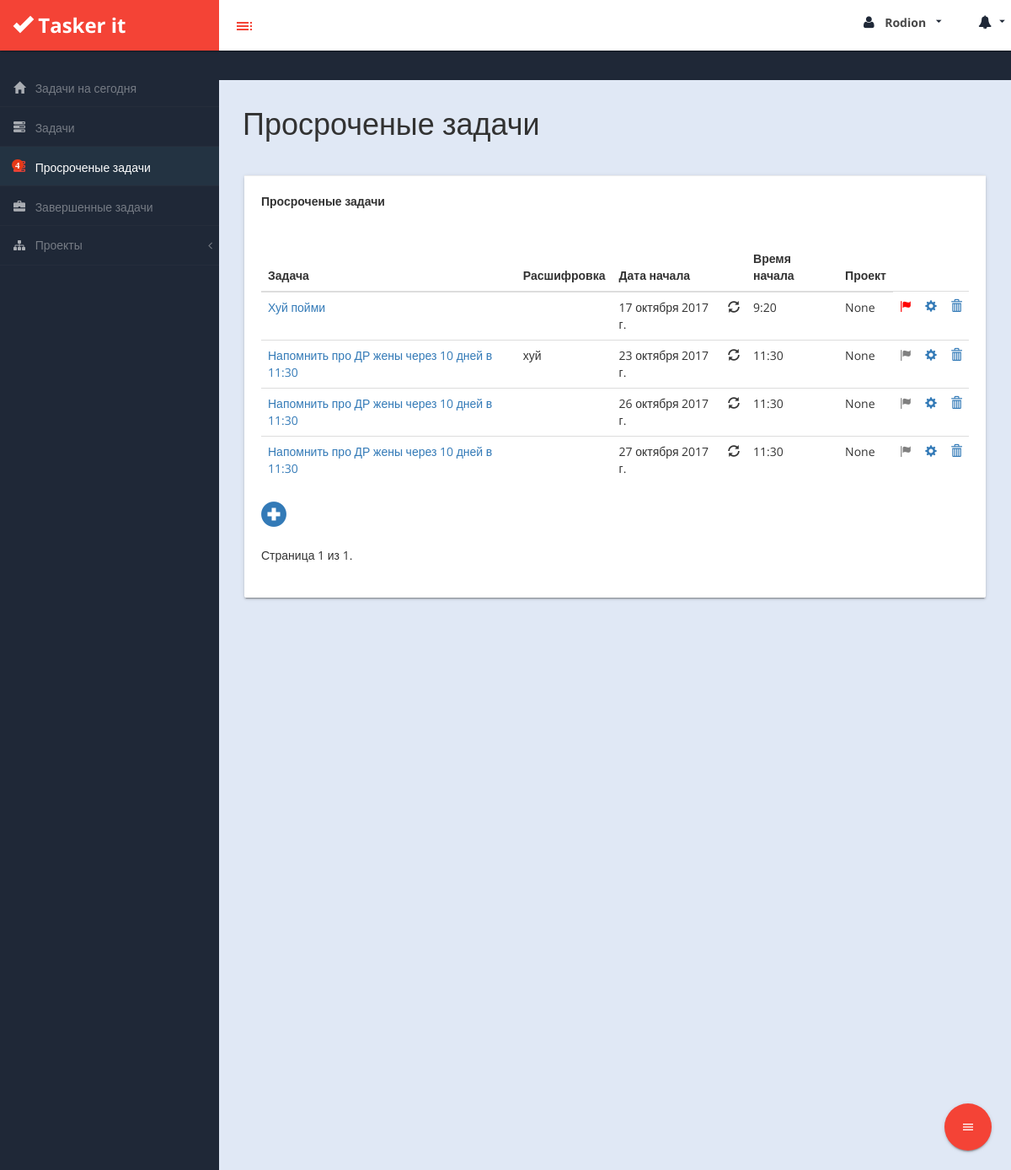
The page /task_overdue/ (signed in) on the database its author committed.
### JtdiTASKS/models.py (models this page shows, shortened)
class Task(models.Model):
    PRIORITY_1 = '1'
    PRIORITY_2 = '2'
    PRIORITY_3 = '3'
    PRIORITY_4 = '4'
    PRIORITY_CHOISE = (
        (PRIORITY_1, 'Приоритет 1'),
        (PRIORITY_2, 'Приоритет 2'),
        (PRIORITY_3, 'Приоритет 3'),
        (PRIORITY_4, 'Приоритет 4'))
    author = models.ForeignKey('auth.User')
    performer = models.ForeignKey('auth.User', related_name='performer', blank=True, null=True)
    project = models.ForeignKey('Project', null=True, default=None,
                                blank=True)
    title = models.CharField(max_length=200)
    description = models.TextField(max_length=2000, blank=True)
    repeating = models.BooleanField(default=False, blank=True)
    date = models.DateField(default=timezone.now, blank=True, null=True)
    time = models.TimeField(default=timezone.now, blank=True, null=True)
    date_finish = models.DateField(default=None, blank=True, null=True)
    date_time_finish = models.DateTimeField(default=None, blank=True, null=True)
    active = models.BooleanField(default=False)
    finished = models.BooleanField(default=False)
    group = models.BooleanField(default=False)
    priority = models.CharField(max_length=20, choices=PRIORITY_CHOISE,
                                default=PRIORITY_4, blank=True)
    color = models.CharField(max_length=20, default='grey', blank=True)
    remind = models.BooleanField(default=True)

### JtdiTASKS/views.py (the view)
# urls.py: url(r'^task_overdue/$', views.task_list_overdue, name='task_overdue'),
def task_list_overdue(request):
    if not request.user.is_authenticated():
        return redirect('login')
    currentdate = datetime.datetime.today()
    start_day = currentdate.combine(currentdate, currentdate.min.time())
    end_day = currentdate.combine(currentdate, currentdate.max.time())
    first_day = datetime.date(1001, 1, 1)
    tasks = Task.objects.filter(active=True).filter(Q(author=request.user) | Q(performer=request.user))\
        .filter(date__range=(first_day, start_day)) \
        .order_by('date', 'priority', 'time')
    tasks_finish = Task.objects.filter(active=False).filter(finished=True)\
        .filter(Q(author=request.user) | Q(performer=request.user)). \
        filter(project=None).order_by(
        'date_finish')
    tasks_finished_today = Task.objects.filter(active=False).filter(finished=True)\
        .filter(Q(author=request.user) | Q(performer=request.user)). \
        filter(project=None).filter(date_finish__range=(start_day, end_day)).order_by(
        'date_finish')
    paginator_task = Paginator(tasks, 8)
    page = request.GET.get('page')
    try:
        tasks = paginator_task.page(page)
    except PageNotAnInteger:
        tasks = paginator_task.page(1)
    except EmptyPage:
        tasks = paginator_task.page(paginator_task.num_pages)
    return render(request, 'JtdiTASKS/task_overdue.html', {'tasks': tasks,
                                                           'tasks_finish': tasks_finish,
                                                           'tasks_finished_today': tasks_finished_today})

### JtdiTASKS/views.py (called while the page is built)
@register.inclusion_tag('JtdiTASKS/profile_menu.html')
def profile_menu(user):
    today = datetime.date.today()
    week_end = today - datetime.timedelta(days=7)
    tasks_finish_base = Task.objects.filter(active=False).filter(finished=True).filter(author=user).filter(
        date_finish__range=(week_end, today)).order_by(
        'date_finish')
    qsstats = QuerySetStats(tasks_finish_base, date_field='date_finish', aggregate=Count('id'))
    qsstats.today = today
    values = qsstats.time_series(week_end, today, interval='days')
    my_invites = InviteUser.objects.filter(user_invite__username__exact=user.username).filter(not_invited=False) \
        .filter(invited=False).count()
    notify = 0 + my_invites
    return {'user': user,
            'values': values,
            'notify': notify,
            'my_invites': my_invites}

### JtdiTASKS/templates/JtdiTASKS/task_overdue.html (shortened to what this page needs)
{% extends 'JtdiTASKS/base.html' %}
{% load googlecharts %}
{% load staticfiles %}
{% block content %}
<div id="page-wrapper">
		  <div class="header">
                        <h1 class="page-header">
                            Просроченые задачи
                        </h1>
        </div>
            <div id="page-inner">
            <div class="row">
                <div class="col-md-12">
                    <div class="card">
                        <div class="card-action">
                            Просроченые задачи
                        </div>
                        <div class="card-content">
                            <div class="table-responsive">
                                <table class="table table-hover">
				              <thead>
				                <tr>
				                  <th>Задача</th>
				                  <th>Расшифровка</th>
				                  <th>Дата начала</th>
                                  <th> </th>
                                  <th>Время начала</th>
                                  <th>Проект</th>
				                </tr>
				              </thead>
				              <tbody>
                              {% for task in tasks %}
                                <tr>
                                    <td><a href="{% url 'task_detail' pk=task.pk %}">{{ task.title }}</a></td>
                                    <td>{{ task.description|linebreaksbr }}</td>
                                    <td>{{ task.date }}</td>
                                    {% if task.repeating %}
                                        <td><i class="glyphicon glyphicon-refresh"></i></td>
                                    {% else %}
                                        <td>  </td>
                                    {% endif %}
                                    <td>{{ task.time }}</td>
                                    <td>{{ task.project }}</td>
                                    <td><a href="{% url 'task_finish' pk=task.pk %}" data-rel="collapse" title="Завершить задачу">
                                        <i class="glyphicon glyphicon-flag" style="color: {{ task.color }}"></i></a></td>
                                    <td><a href="{% url 'task_edit' pk=task.pk %}" data-rel="collapse" title="Редактировать задачу">
                                        <i class="glyphicon glyphicon-cog"></i></a></td>
                                    <td><a href="{% url 'task_del' pk=task.pk %}" data-rel="collapse" title="Удалить задачу">
                                        <i class="glyphicon glyphicon-trash"></i></a></td>
                                </tr>
                              {% endfor %}
				              </tbody>
				            </table>
                            </div>
                            <div>
                                <a href="{% url 'task_new' %}" data-rel="collapse" title="Добавить задачу"><i class="glyphicon glyphicon-plus-sign" style="font-size: 30px"></i></a>
                            </div>
                            <div class="pagination">
                                <span class="step-links">
                                    <span class="current">
                                        Страница {{ tasks.number }} из {{ tasks.paginator.num_pages }}.
                                    </span>
                                </span>
                            </div>
		  				</div>
		  			</div>
  				</div>
  			</div>
		  </div>
{% endblock content %}

### JtdiTASKS/templates/JtdiTASKS/profile_menu.html (shortened to what this page needs)
{% load googlecharts %}
{% load bootstrap %}
{% if user.is_authenticated %}
    <nav class="navbar navbar-default top-navbar" role="navigation">
            <div class="navbar-header">
                <a class="navbar-brand waves-effect waves-dark" href="/"><i class="glyphicon glyphicon-ok"></i> <strong>Tasker it</strong></a>
		<div id="sideNav" href=""><i class="material-icons dp48">toc</i></div>
            </div>
            <ul class="nav navbar-top-links navbar-right">
            <li><a class="dropdown-button waves-effect waves-dark" href="#!" data-activates="dropdown1"><i class="fa fa-user fa-fw"></i> <b>{{ user.first_name }}</b> <i class="material-icons right">arrow_drop_down</i></a></li>
				<li><a class="dropdown-button waves-effect waves-dark" href="#!" data-activates="dropdown2"><i class="fa fa-bell fa-fw"></i> <i class="material-icons right">arrow_drop_down</i></a></li>
            </ul>
        </nav>
{% endif %}
{% if user.is_authenticated %}
                   {% googlecharts %}
                    {% options %}
                        kind: "LineChart",
                        options: {
                            backgroundColor: "#f9f9f9",
                            colors: ["#09f"],
                            gridlineColor: "#ddd",
                            legend: "none",
                            vAxis: {minValue: 1},
                            chartArea: {left: 40, top: 20, width: '300', height: '190'},
                            width: '300',
                            height: '250'
                        }
                    {% endoptions %}
                {% endgooglecharts %}
    {% endif %}

### JtdiTASKS/static/css/custom-styles.css (style rules this page uses)
body { font-family: 'Open Sans', sans-serif; background: #1F2837; }
#page-wrapper { padding: 15px 15px; min-height: 600px; background: #ececec; }
#page-inner { width:100%; margin:10px 20px 10px 0px; padding: 15px 30px; min-height:1200px; }
h1, .h1, h2, .h2, h3, .h3 { margin-top: 7px; margin-bottom: -5px; }
.top-navbar { position: fixed;width: 100%;z-index: 300;-webkit-box-shadow: 0 3px 3px rgba(0, 0, 0, 0.05);-moz-box-shadow: 0 3px 3px rgba(0, 0, 0, 0.05);box-shadow: 0 3px 3px rgba(0, 0, 0, 0.05);box-shadow: 0 1px 3px 0 rgba(0,0,0,.2),0 1px 1px 0 rgba(0,0,0,.14),0 2px 1px -1px rgba(0,0,0,.12); }
#page-wrapper { position: relative; top: 55px; -moz-box-shadow: 0 0 10px #757575; }
.page-header { padding-bottom: 0;margin: 0;border-bottom: 1px solid transparent;text-align: left;background-color: transparent;padding: 32px 22px 10px 28px;color: #323232; }
.top-navbar { margin:0px; }
.top-navbar .navbar-brand { color: #fff;width: 260px;text-align: left;height: 60px;font-size: 24px;font-weight: 700;line-height: 30px;background: #f44336; }
.top-navbar .nav > li { position: relative; display: inline-block; margin: 0px; padding: 0px; }
.top-navbar .nav > li > a { position: relative;display: block;padding: 17px;color: #484848;margin: 0px; }
.top-navbar { background: #ffffff; border-bottom:none; }
.top-navbar .nav > li > a > i { margin-right: 0; }
.navbar-default { border: 0px solid #1f2837; }
.navbar-header { background: transparent; }
.nav > li > a > i { margin-right:10px; color: #1f2837; font-size: 16px; }
#sideNav { float: left; left: 0; z-index: 3; color: #f44336; cursor:pointer; border-radius: 0; width: 14px; font-size: 44px; line-height: 33px; margin: 7px 0 0 13px; background: #ffffff; width: 34px; height: 34px; text-align: center; line-height: 34px; padding-top: 5px; margin-top: 14px; border-radius: 50%; }
#page-wrapper { background: #e0e8f5; }
@media (min-width:768px) { #page-wrapper { margin: 0 0 0 260px; padding: 0; min-height: 1200px; } }
@media (min-width:768px) { .navbar { border-radius: 0px; } }
.top-navbar .nav > li > a b { margin:0 5px; }

### rows shown on the page
Task: title "Хуй пойми", date "17 октября 2017 г.", repeating True (drawn), time "9:20", project "None"
Task: title "Напомнить про ДР жены через 10 дней в 11:30", description "хуй", date "23 октября 2017 г.", repeating True (drawn), time "11:30", project "None"
Task: title "Напомнить про ДР жены через 10 дней в 11:30", date "26 октября 2017 г.", repeating True (drawn), time "11:30", project "None"
Task: title "Напомнить про ДР жены через 10 дней в 11:30", date "27 октября 2017 г.", repeating True (drawn), time "11:30", project "None"

### other values the page prints
{{ user.first_name }} "Rodion"
{{ tasks_overdue_notify }} "4"
{{ tasks.number }} "1"
{{ tasks.paginator.num_pages }} "1"
